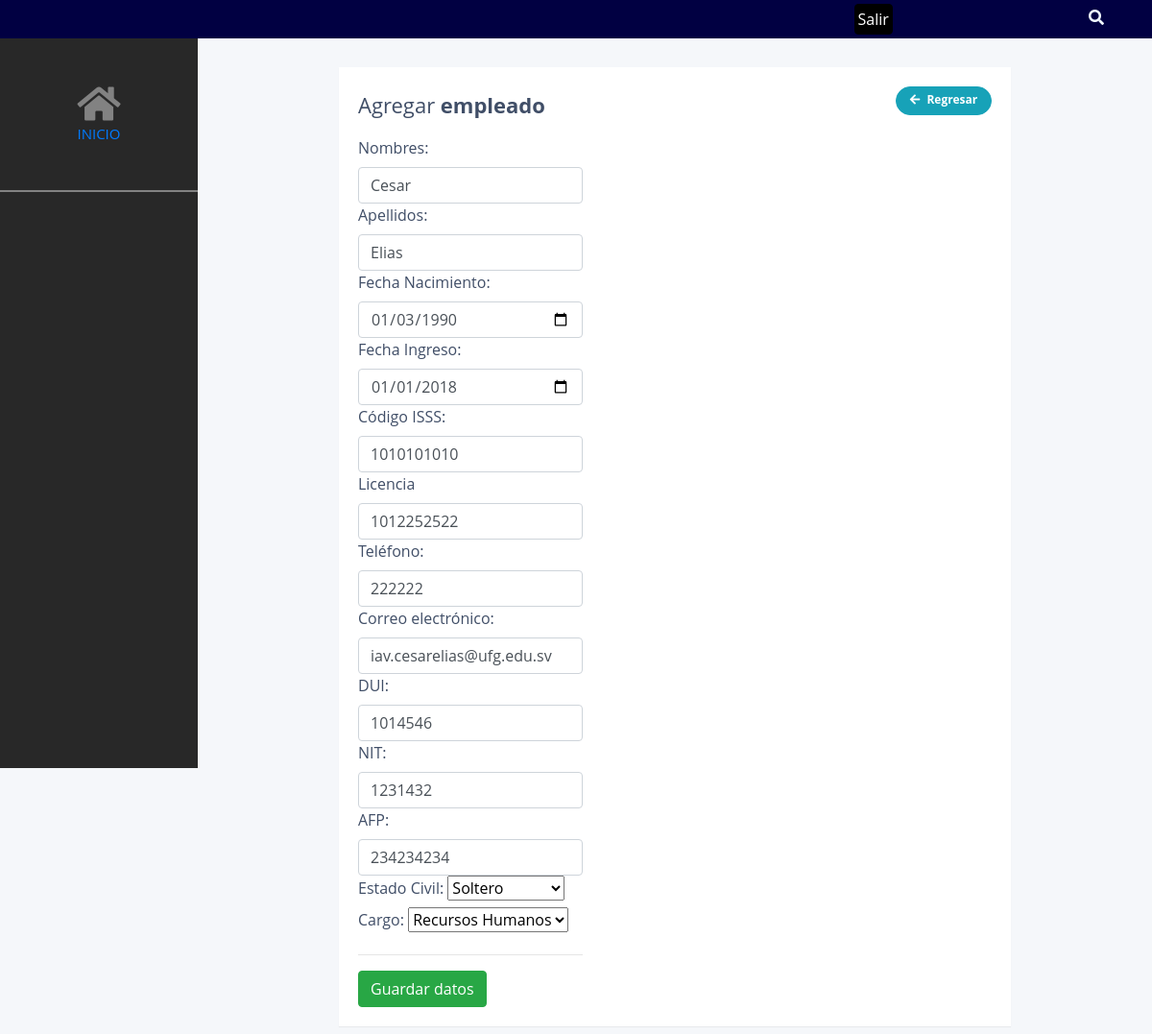
The page /empleado_update.php?id=1 on the database its author committed.
### tables this page shows
CREATE TABLE `empleado` (
  `id_empleado` int(11) NOT NULL,
  `nombre` varchar(45) DEFAULT NULL,
  `apellido` varchar(45) DEFAULT NULL,
  `fecha_nac` date DEFAULT NULL,
  `fecha_ingreso` date DEFAULT NULL,
  `codigo_isss` varchar(11) DEFAULT NULL,
  `id_tipo_Licencia` varchar(16) DEFAULT NULL,
  `telefono` varchar(8) DEFAULT NULL,
  `email` varchar(45) DEFAULT NULL,
  `dui` varchar(9) DEFAULT NULL,
  `nit` varchar(14) DEFAULT NULL,
  `afp` varchar(11) DEFAULT NULL,
  `estadi_civil` varchar(45) DEFAULT NULL,
  `empleado_id` int(11) DEFAULT NULL,
  `cargo_id` int(11) NOT NULL,
  `estado` int(11) NOT NULL DEFAULT '1'
);

### conexion/database.php (called while the page is built, shortened)
<?php
	class Database{
		private $con;
		private $dbhost="localhost";
		private $dbuser="root";
		private $dbpass="";
		private $dbname="asi2";
		public function connect_db(){
			$this->con = mysqli_connect($this->dbhost, $this->dbuser, $this->dbpass, $this->dbname);
		}
		public function single_record($id){
			$sql = "SELECT * FROM empleado where id_empleado='$id'";
			$res = mysqli_query($this->con, $sql);
			$return = mysqli_fetch_object($res );
			return $return ;
		}
		public function ReadCargo(){
			$sql = "SELECT * FROM cargo where estado = 1";
			$res = mysqli_query($this->con, $sql);
			return $res;
		}
	}
?>

### empleado_update.php (the view, shortened to what this page needs)
<?php
	if (isset($_GET['id'])){
		$id=intval($_GET['id']);
	} else {
		header("location:dashboard.php");
	}
	include 'header.php';
	$empleado= new Database();
	$datos_empleado=$empleado->single_record($id);
		?>
        <div class="menu">
            <div class="home">
                <i class="fas fa-home"></i>
                <span><a href="/">INICIO</a></span>
            </div>
        </div>
		<div class="container">
			<div class="table-wrapper">
				<div class="table-title">
					<div class="row">
						<div class="col-sm-8"><h2>Agregar <b>empleado</b></h2></div>
						<div class="col-sm-4">
							<a href="empleado_listar.php" class="btn btn-info add-new"><i class="fa fa-arrow-left"></i> Regresar</a>
						</div>
					</div>
				</div>
				<div class="row">
					<form method="post">
						<div class="col-md-12">
							<label>Nombres:</label>
							<input type="text" name="nombres" id="nombres" class='form-control' maxlength="45" value="<?php echo $datos_empleado->nombre;?>" required >
						</div>
						<div class="col-md-12">
							<label>Apellidos:</label>
							<input type="text" name="apellidos" id="apellidos" class='form-control' maxlength="45" value="<?php echo $datos_empleado->apellido;?>" required>
						</div>
						<div class="col-md-12">
							<label>Fecha Nacimiento:</label>
							<input type="date" name="fecha_nac" id="fecha_nac" class='form-control' value="<?php echo $datos_empleado->fecha_nac;?>" required>
						</div>
						<div class="col-md-12">
							<label>Fecha Ingreso:</label>
							<input type="date" name="fecha_ingreso" id="fecha_ingreso" class='form-control' value="<?php echo $datos_empleado->fecha_ingreso;?>" required>
						</div>
						<div class="col-md-12">
							<label>Código ISSS:</label>
							<input type="number" name="codigo_isss" id="codigo_isss" class='form-control' maxlength="11" value="<?php echo $datos_empleado->codigo_isss;?>" required>
						</div>
						<div class="col-md-12">
							<label>Licencia</label>
							<input type="number" name="id_tipo_licencia" id="id_tipo_licencia" class='form-control' maxlength="16" value="<?php echo $datos_empleado->id_tipo_Licencia;?>" required>
						</div>
						<div class="col-md-12">
							<label>Teléfono:</label>
							<input type="text" name="telefono" id="telefono" class='form-control' maxlength="8" value="<?php echo $datos_empleado->telefono;?>" required >
						</div>
						<div class="col-md-12">
							<label>Correo electrónico:</label>
							<input type="email" name="email" id="email" class='form-control' maxlength="45" value="<?php echo $datos_empleado->email;?>" required>
						</div>
						<div class="col-md-12">
							<label>DUI:</label>
							<input type="text" name="dui" id="dui" class='form-control' maxlength="9" value="<?php echo $datos_empleado->dui;?>" required >
						</div>
						<div class="col-md-12">
							<label>NIT:</label>
							<input type="text" name="nit" id="nit" class='form-control' maxlength="13" value="<?php echo $datos_empleado->nit;?>" required >
						</div>
						<div class="col-md-12">
							<label>AFP:</label>
							<input type="text" name="afp" id="afp" class='form-control' maxlength="11" value="<?php echo $datos_empleado->afp;?>" required >
						</div>
						<div class="col-md-12">
							<label>Estado Civil:</label>
							<select name="estadi_civil">
							  <option value="Soltero" <?php echo ($datos_empleado->estadi_civil=="Soltero") ?  "SELECTED" :"";?>>Soltero</option>
							</select>
						</div>
						<div class="col-md-12">
							<label>Cargo:</label>
							<select name="cargo_id">
								<?php
									$listadoCargo=$empleado->ReadCargo();
									var_dump($listadoCargo);
									while ($row=mysqli_fetch_object($listadoCargo)){
										echo '<option value="'.$row->id_cargo.'">'.$row->nom_Cargo.'</option>';
									}
								?>
							</select>
						</div>
						<div class="col-md-12 pull-right">
						<hr>
							<button type="submit" class="btn btn-success">Guardar datos</button>
						</div>
					</form>
				</div>
			</div>
		</div>
<?php include 'footer.php'; ?>

### css/dashboard.css (style rules this page uses)
body { margin: 0; padding: o; }
.menu { width: 250px; height: 95vh; background: #282828; color: #828282; font-size: 25px; }
.fa-home { font-size: 40px; }
span { font-size: 15px; }
.home { width: 100%; height: 160px; border-bottom: 2px solid; display: flex; justify-content: center; align-items: center; flex-direction: column; }

### css/custom.css (style rules this page uses)
body { color: #404E67; background: #F5F7FA; font-family: 'Open Sans', sans-serif; }
.table-wrapper { width: 700px; margin: 30px auto; background: #fff; padding: 20px; box-shadow: 0 1px 1px rgba(0,0,0,.05); }
.table-title { padding-bottom: 10px; margin: 0 0 10px; }
.table-title h2 { margin: 6px 0 0; font-size: 22px; }
.table-title .add-new { float: right; height: 30px; font-weight: bold; font-size: 12px; text-shadow: none; min-width: 100px; border-radius: 50px; line-height: 13px; }
.table-title .add-new i { margin-right: 4px; }

### rows shown on the page
empleado: nombres "Cesar", apellidos "Elias", fecha_nac "01/03/1990", fecha_ingreso "01/01/2018", codigo_isss "1010101010", id_tipo_licencia "1012252522", telefono "222222", email "iav.cesarelias@ufg.edu.sv", dui "1014546", nit "1231432", afp "234234234"

### other values the page prints
form field cargo_id "Recursos Humanos"
